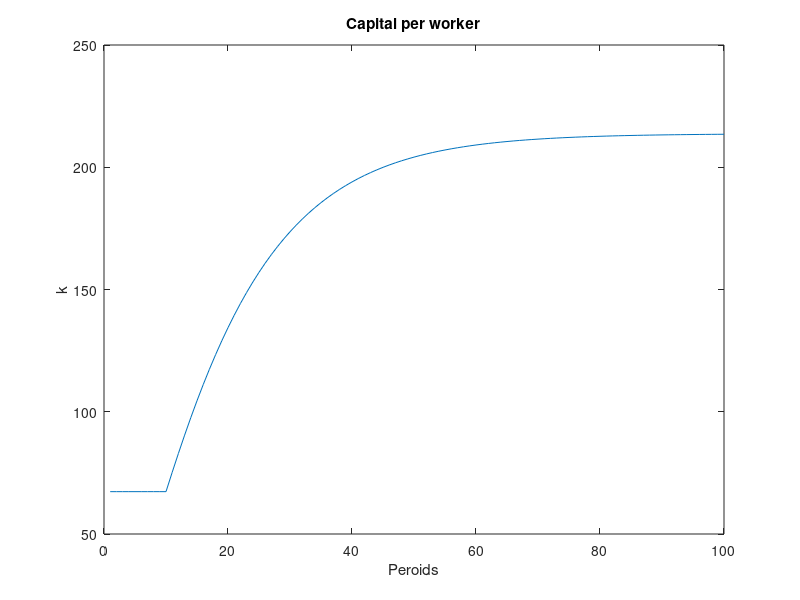
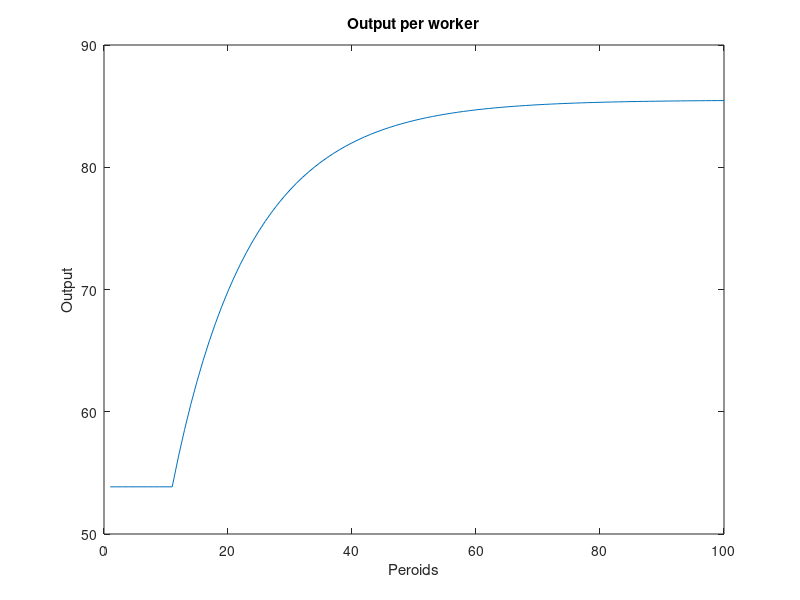
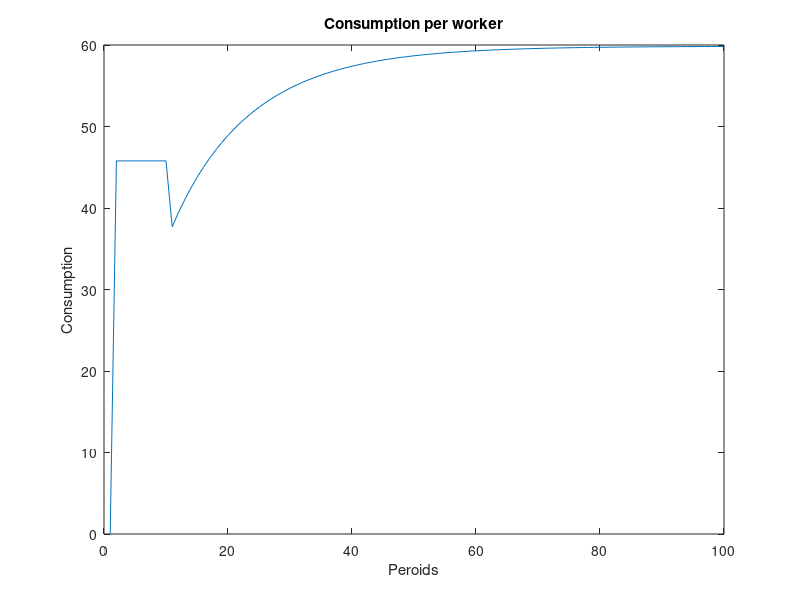
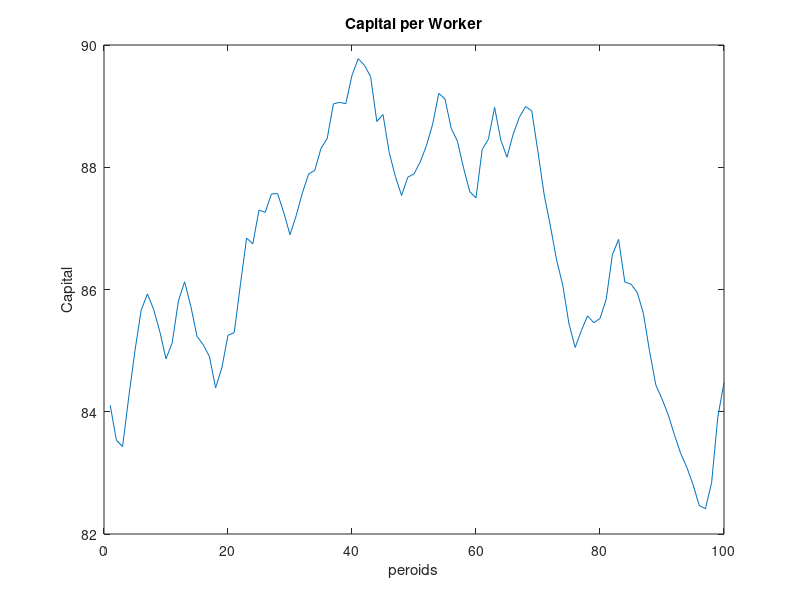

Source code (MATLAB) for these figures, in order:
%last edited 2/9/21
%Matthew Chistolini


%% Question 2
clear 
capital_val(1)=67.32;
output_vals(1) = 10*capital_val(1)^.4;
consumption_values = output_vals(1)*(1-.15);
for jj=2:11
    capital_val(jj,1)=(0.9*capital_val(jj-1,1)+1.5*capital_val(jj-1,1)^(0.4))/1.02;
    output_vals(jj,1) =10*capital_val(jj-1,1)^.4;
    consumptuion(jj,1) = output_vals(jj,1)*(1-.15);
end
for jj=11:100
    capital_val(jj,1)=(0.9*capital_val(jj-1,1)+3*capital_val(jj-1,1)^(0.4))/1.02;
    output_vals(jj,1) =10*capital_val(jj-1,1)^.4;
    consumptuion(jj,1) = output_vals(jj,1)*(1-.3);
end
plot(capital_val)
ylabel('k')
xlabel('Peroids')
title("Capital per worker")
saveas(gcf,'pics/HW1_Q2_a.png')
clf
plot(output_vals)
ylabel('Output')
xlabel('Peroids')
title("Output per worker")
saveas(gcf,'pics/HW1_Q2_b.png')
clf
plot(consumptuion)
ylabel('Consumption')
xlabel('Peroids')
title("Consumption per worker")
saveas(gcf,'pics/HW1_Q2_c.png')
%% Question 3

clear

%Steady state value
kss=84.1078;

%Pre-defining matrices
capital_val=zeros(100,1);
yval=zeros(100,1);

%Loop to simulate

capital_val(1)=kss;
z_values(1) = exp(0.1*normrnd(0,1));
yval(1)=5*kss^0.4*z_values;

for j=2:100
    z_values(j) = z_values(j-1)^0.6* exp(0.1*normrnd(0,1));
    capital_val(j)=(1/1.01)*(0.975*capital_val(j-1)+0.1*yval(j-1));
    yval(j)=5*z_values(j)*capital_val(j)^0.4;
end

clf
plot(capital_val)
ylabel('Capital')
xlabel('peroids')
title("Capital per Worker")
saveas(gcf,'pics/HW1_Q3_b1.png')

clf
plot(yval)
ylabel('Output')
xlabel('Peroids')
title("Consumption per worker")
saveas(gcf,'pics/HW1_Q3_b2.png') 
%%

clear

%Steady state value
kss=84.1078/2;

%Pre-defining matrices
capital_val=zeros(100,1);
yval=zeros(100,1);

%Loop to simulate

capital_val(1)=kss;
z_values(1) = exp(0.1*normrnd(0,1));
yval(1)=5*z_values*kss^0.4;

for j=2:100
    z_values(j) = z_values(j-1)^0.6* exp(0.1*normrnd(0,1));
    capital_val(j)=(1/1.01)*(0.975*capital_val(j-1)+0.1*yval(j-1));
    yval(j)=5*z_values(j)*capital_val(j)^0.4;
end

clf
plot(capital_val(2:end))
ylabel('Consumption')
xlabel('peroids')
title("Consumption per worker")
saveas(gcf,'pics/HW1_Q3_c1.png')

clf
plot(yval(2:end))
ylabel('Output')
xlabel('Peroids')
title("Output per worker")
saveas(gcf,'pics/HW1_Q3_c2.png') 

%% Question 4
clear 
sub_divisions = 1/100;
n = 10
delta = .1
A_bar = .5
k_plus_valus= [];
k_values = [];
for i=sub_divisions:sub_divisions:n
kvals(round(i*(1/sub_divisions)))= i;
sigma= 1/(1+.25*i^(-0.75));
k_plus_valus(round(i*(1/sub_divisions))) = ((1-delta)*i +sigma*A_bar*i^.4)*(1/1.02);
end

plot(kvals',k_plus_valus')
xlabel("k_t Values")
ylabel("k_{t+1} Values")
saveas(gcf,'pics/HW1_Q4.png') 




